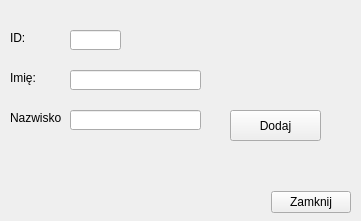
<?xml version="1.0" encoding="UTF-8"?>
<ui version="4.0">
 <class>dodaj_ucznia</class>
 <widget class="QWidget" name="dodaj_ucznia">
  <property name="geometry">
   <rect>
    <x>0</x>
    <y>0</y>
    <width>361</width>
    <height>221</height>
   </rect>
  </property>
  <property name="windowTitle">
   <string>Dodawanie ucznia</string>
  </property>
  <widget class="QLabel" name="label">
   <property name="geometry">
    <rect>
     <x>10</x>
     <y>70</y>
     <width>51</width>
     <height>16</height>
    </rect>
   </property>
   <property name="text">
    <string>Imię:</string>
   </property>
  </widget>
  <widget class="QLabel" name="label_2">
   <property name="geometry">
    <rect>
     <x>10</x>
     <y>110</y>
     <width>51</width>
     <height>16</height>
    </rect>
   </property>
   <property name="text">
    <string>Nazwisko:</string>
   </property>
  </widget>
  <widget class="QPushButton" name="pushButton">
   <property name="geometry">
    <rect>
     <x>230</x>
     <y>110</y>
     <width>91</width>
     <height>31</height>
    </rect>
   </property>
   <property name="text">
    <string>Dodaj</string>
   </property>
  </widget>
  <widget class="QLabel" name="label_3">
   <property name="geometry">
    <rect>
     <x>10</x>
     <y>30</y>
     <width>51</width>
     <height>16</height>
    </rect>
   </property>
   <property name="text">
    <string>ID:</string>
   </property>
  </widget>
  <widget class="QLineEdit" name="lineEdit_ID">
   <property name="geometry">
    <rect>
     <x>70</x>
     <y>30</y>
     <width>51</width>
     <height>20</height>
    </rect>
   </property>
  </widget>
  <widget class="QLineEdit" name="lineEdit_Imie">
   <property name="geometry">
    <rect>
     <x>70</x>
     <y>70</y>
     <width>131</width>
     <height>20</height>
    </rect>
   </property>
  </widget>
  <widget class="QLineEdit" name="lineEdit_Nazwisko">
   <property name="geometry">
    <rect>
     <x>70</x>
     <y>110</y>
     <width>131</width>
     <height>20</height>
    </rect>
   </property>
  </widget>
  <widget class="QWidget" name="">
   <property name="geometry">
    <rect>
     <x>10</x>
     <y>190</y>
     <width>341</width>
     <height>25</height>
    </rect>
   </property>
   <layout class="QHBoxLayout" name="horizontalLayout">
    <item>
     <spacer name="horizontalSpacer">
      <property name="orientation">
       <enum>Qt::Horizontal</enum>
      </property>
      <property name="sizeHint" stdset="0">
       <size>
        <width>258</width>
        <height>20</height>
       </size>
      </property>
     </spacer>
    </item>
    <item>
     <widget class="QPushButton" name="pushButton_2">
      <property name="text">
       <string>Zamknij</string>
      </property>
     </widget>
    </item>
   </layout>
  </widget>
 </widget>
 <resources/>
 <connections/>
</ui>
